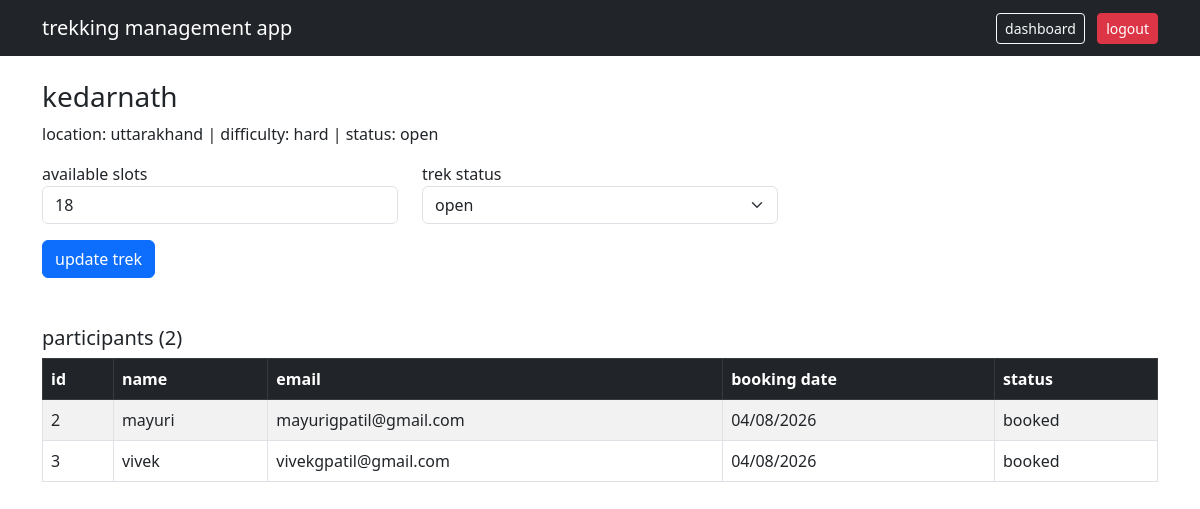
/staff/trek/1 (signed in), run on the app's committed database.
### database.py (models this page shows)
class Trek(db.Model):
    __tablename__ = 'trek'
    id = db.Column(db.Integer, primary_key=True)
    name = db.Column(db.String(120), nullable=False)
    location = db.Column(db.String(120), nullable=False)
    difficulty = db.Column(db.String(20), nullable=False)
    duration = db.Column(db.Integer, nullable=False)
    available_slots = db.Column(db.Integer, nullable=False)
    status = db.Column(db.String(20), default='pending')
    start_date = db.Column(db.DateTime, nullable=True)
    end_date = db.Column(db.DateTime, nullable=True)
    assigned_staff_id = db.Column(db.Integer, db.ForeignKey('staff.id'), nullable=True)
    bookings = db.relationship('Booking', backref='trek', lazy=True)

class Booking(db.Model):
    __tablename__ = 'booking'
    id = db.Column(db.Integer, primary_key=True)
    user_id = db.Column(db.Integer, db.ForeignKey('user.id'), nullable=False)
    trek_id = db.Column(db.Integer, db.ForeignKey('trek.id'), nullable=False)
    booking_date = db.Column(db.DateTime, default=datetime.utcnow)
    status = db.Column(db.String(20), default='booked')

class User(db.Model):
    __tablename__ = 'user'
    id = db.Column(db.Integer, primary_key=True)
    name = db.Column(db.String(120), nullable=False)
    email = db.Column(db.String(120), unique=True, nullable=False)
    contact = db.Column(db.String(20), nullable=False)
    password_hash = db.Column(db.String(128), nullable=False)
    status = db.Column(db.String(20), default='active')
    bookings = db.relationship('Booking', backref='user', lazy=True)

### app.py (the view)
@app.route('/staff/trek/<int:trek_id>', methods=['GET', 'POST'])
def staff_manage_trek(trek_id):
    if session.get('role') != 'staff':
        return redirect(url_for('login'))
    trek = Trek.query.get_or_404(trek_id)
    if trek.assigned_staff_id != session['user_id']:
        flash('you are not assigned to this trek.', 'danger')
        return redirect(url_for('staff_dashboard'))
    if request.method == 'POST':
        trek.available_slots = int(request.form.get('available_slots'))
        trek.status = request.form.get('status')
        db.session.commit()
        flash('trek updated successfully.', 'success')
        return redirect(url_for('staff_manage_trek', trek_id=trek_id))
    bookings = Booking.query.filter_by(trek_id=trek_id).all()
    return render_template('staff/manage_trek.html', trek=trek, bookings=bookings)

### templates/staff/manage_trek.html (shortened to what this page needs)
<!DOCTYPE html>
<html lang="en">
<head>
    <link href="https://cdn.jsdelivr.net/npm/bootstrap@5.3.0-alpha1/dist/css/bootstrap.min.css" rel="stylesheet">
</head>
<body>
<nav class="navbar navbar-dark bg-dark">
    <div class="container">
        <a class="navbar-brand">trekking management app</a>
        <div>
            <a href="/staff/dashboard" class="btn btn-outline-light btn-sm me-2">dashboard</a>
            <a href="/logout" class="btn btn-danger btn-sm">logout</a>
        </div>
    </div>
</nav>
<div class="container mt-4">
    <h3>{{ trek.name }}</h3>
    <p>location: {{ trek.location }} | difficulty: {{ trek.difficulty }} | status: {{ trek.status }}</p>
    <form method="POST" class="mt-3">
        <div class="row">
            <div class="col-md-4 mb-3">
                <label>available slots</label>
                <input type="number" name="available_slots" value="{{ trek.available_slots }}" class="form-control">
            </div>
            <div class="col-md-4 mb-3">
                <label>trek status</label>
                <select name="status" class="form-select">
                    <option value="open" {% if trek.status == 'open' %}selected{% endif %}>open</option>
                </select>
            </div>
        </div>
        <button type="submit" class="btn btn-primary">update trek</button>
    </form>
    <h5 class="mt-5">participants ({{ bookings|length }})</h5>
    <table class="table table-bordered table-striped mt-2">
        <thead class="table-dark">
            <tr>
                <th>id</th>
                <th>name</th>
                <th>email</th>
                <th>booking date</th>
                <th>status</th>
            </tr>
        </thead>
        <tbody>
            {% for booking in bookings %}
            <tr>
                <td>{{ booking.user.id }}</td>
                <td>{{ booking.user.name }}</td>
                <td>{{ booking.user.email }}</td>
                <td>{{ booking.booking_date.strftime('%d/%m/%Y') }}</td>
                <td>{{ booking.status }}</td>
            </tr>
            {% else %}
            <tr>
                <td colspan="5" class="text-center">no participants yet</td>
            </tr>
            {% endfor %}
        </tbody>
    </table>
</div>
</body>
</html>

### data on the page
Trek: name "kedarnath", location "uttarakhand", difficulty "hard", status "open", available_slots "18"
Booking: user.id "2", user.name "mayuri", user.email "mayurigpatil@gmail.com", booking_date "04/08/2026", status "booked"
Booking: user.id "3", user.name "vivek", user.email "vivekgpatil@gmail.com", booking_date "04/08/2026", status "booked"

### other printed values
{{ bookings|length }} "2"
